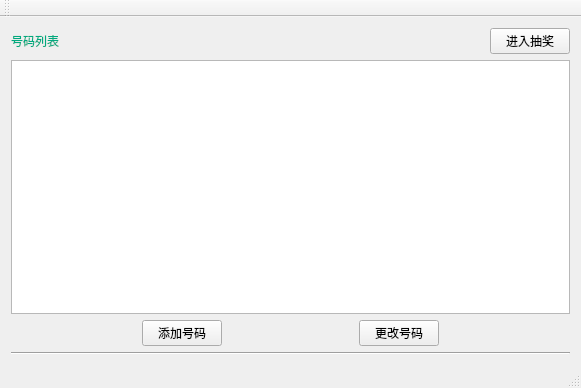
<?xml version="1.0" encoding="UTF-8"?>
<ui version="4.0">
 <class>Test8_4BClass</class>
 <widget class="QMainWindow" name="Test8_4BClass">
  <property name="geometry">
   <rect>
    <x>0</x>
    <y>0</y>
    <width>581</width>
    <height>388</height>
   </rect>
  </property>
  <property name="windowTitle">
   <string>Test8_4B</string>
  </property>
  <widget class="QWidget" name="centralWidget">
   <layout class="QVBoxLayout" name="verticalLayout">
    <item>
     <layout class="QHBoxLayout" name="horizontalLayout">
      <item>
       <widget class="QLabel" name="label_2">
        <property name="styleSheet">
         <string notr="true">font: 11pt &quot;AcadEref&quot;;
color: rgb(0, 170, 127);</string>
        </property>
        <property name="text">
         <string>号码列表</string>
        </property>
       </widget>
      </item>
      <item>
       <spacer name="horizontalSpacer_4">
        <property name="orientation">
         <enum>Qt::Horizontal</enum>
        </property>
        <property name="sizeHint" stdset="0">
         <size>
          <width>40</width>
          <height>20</height>
         </size>
        </property>
       </spacer>
      </item>
      <item>
       <widget class="QPushButton" name="btnStartIn">
        <property name="text">
         <string>进入抽奖</string>
        </property>
       </widget>
      </item>
     </layout>
    </item>
    <item>
     <widget class="QPlainTextEdit" name="plainTextEdit">
      <property name="styleSheet">
       <string notr="true">font: 11pt &quot;AcadEref&quot;;</string>
      </property>
      <property name="readOnly">
       <bool>true</bool>
      </property>
     </widget>
    </item>
    <item>
     <layout class="QHBoxLayout" name="horizontalLayout_2">
      <item>
       <spacer name="horizontalSpacer">
        <property name="orientation">
         <enum>Qt::Horizontal</enum>
        </property>
        <property name="sizeHint" stdset="0">
         <size>
          <width>40</width>
          <height>20</height>
         </size>
        </property>
       </spacer>
      </item>
      <item>
       <widget class="QPushButton" name="btnAddIn">
        <property name="text">
         <string>添加号码</string>
        </property>
       </widget>
      </item>
      <item>
       <spacer name="horizontalSpacer_2">
        <property name="orientation">
         <enum>Qt::Horizontal</enum>
        </property>
        <property name="sizeHint" stdset="0">
         <size>
          <width>40</width>
          <height>20</height>
         </size>
        </property>
       </spacer>
      </item>
      <item>
       <widget class="QPushButton" name="btnChange">
        <property name="text">
         <string>更改号码</string>
        </property>
       </widget>
      </item>
      <item>
       <spacer name="horizontalSpacer_3">
        <property name="orientation">
         <enum>Qt::Horizontal</enum>
        </property>
        <property name="sizeHint" stdset="0">
         <size>
          <width>40</width>
          <height>20</height>
         </size>
        </property>
       </spacer>
      </item>
     </layout>
    </item>
    <item>
     <widget class="Line" name="line">
      <property name="orientation">
       <enum>Qt::Horizontal</enum>
      </property>
     </widget>
    </item>
   </layout>
  </widget>
  <widget class="QMenuBar" name="menuBar">
   <property name="geometry">
    <rect>
     <x>0</x>
     <y>0</y>
     <width>581</width>
     <height>21</height>
    </rect>
   </property>
  </widget>
  <widget class="QToolBar" name="mainToolBar">
   <attribute name="toolBarArea">
    <enum>TopToolBarArea</enum>
   </attribute>
   <attribute name="toolBarBreak">
    <bool>false</bool>
   </attribute>
  </widget>
  <widget class="QStatusBar" name="statusBar"/>
 </widget>
 <layoutdefault spacing="6" margin="11"/>
 <resources>
  <include location="test8_4b.qrc"/>
 </resources>
 <connections/>
</ui>
